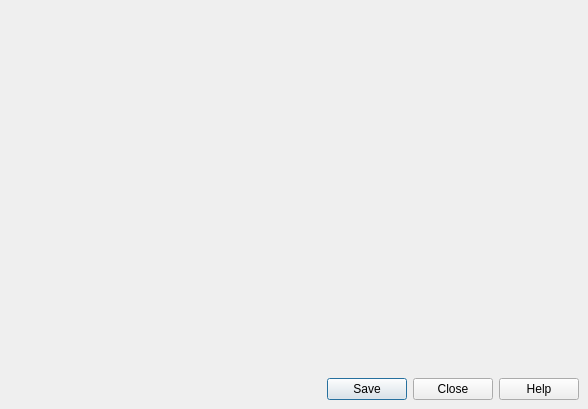
<ui version="4.0" >
 <comment>
 VBox frontends: Qt4 GUI ("VirtualBox"):

     Copyright (C) 2008 Sun Microsystems, Inc.

     This file is part of VirtualBox Open Source Edition (OSE), as
     available from http://www.virtualbox.org. This file is free software;
     you can redistribute it and/or modify it under the terms of the GNU
     General Public License (GPL) as published by the Free Software
     Foundation, in version 2 as it comes in the "COPYING" file of the
     VirtualBox OSE distribution. VirtualBox OSE is distributed in the
     hope that it will be useful, but WITHOUT ANY WARRANTY of any kind.

     Please contact Sun Microsystems, Inc., 4150 Network Circle, Santa
     Clara, CA 95054 USA or visit http://www.sun.com if you need
     additional information or have any questions.
 </comment>
 <class>VBoxVMLogViewer</class>
 <widget class="QMainWindow" name="VBoxVMLogViewer" >
  <property name="geometry" >
   <rect>
    <x>0</x>
    <y>0</y>
    <width>588</width>
    <height>409</height>
   </rect>
  </property>
  <property name="windowTitle" >
   <string>Log Viewer</string>
  </property>
  <widget class="QWidget" name="centralwidget" >
   <layout class="QVBoxLayout" >
    <item>
     <widget class="QWidget" native="1" name="mLogsFrame" >
      <property name="sizePolicy" >
       <sizepolicy vsizetype="Expanding" hsizetype="Preferred" >
        <horstretch>0</horstretch>
        <verstretch>0</verstretch>
       </sizepolicy>
      </property>
     </widget>
    </item>
    <item>
     <widget class="QIDialogButtonBox" name="mButtonBox" >
      <property name="standardButtons" >
       <set>QDialogButtonBox::Close|QDialogButtonBox::Help|QDialogButtonBox::NoButton|QDialogButtonBox::Save</set>
      </property>
     </widget>
    </item>
   </layout>
  </widget>
 </widget>
 <customwidgets>
  <customwidget>
   <class>QIDialogButtonBox</class>
   <extends>QDialogButtonBox</extends>
   <header>QIDialogButtonBox.h</header>
  </customwidget>
 </customwidgets>
 <resources/>
 <connections>
  <connection>
   <sender>mButtonBox</sender>
   <signal>rejected()</signal>
   <receiver>VBoxVMLogViewer</receiver>
   <slot>close()</slot>
   <hints>
    <hint type="sourcelabel" >
     <x>293</x>
     <y>328</y>
    </hint>
    <hint type="destinationlabel" >
     <x>293</x>
     <y>204</y>
    </hint>
   </hints>
  </connection>
 </connections>
</ui>
